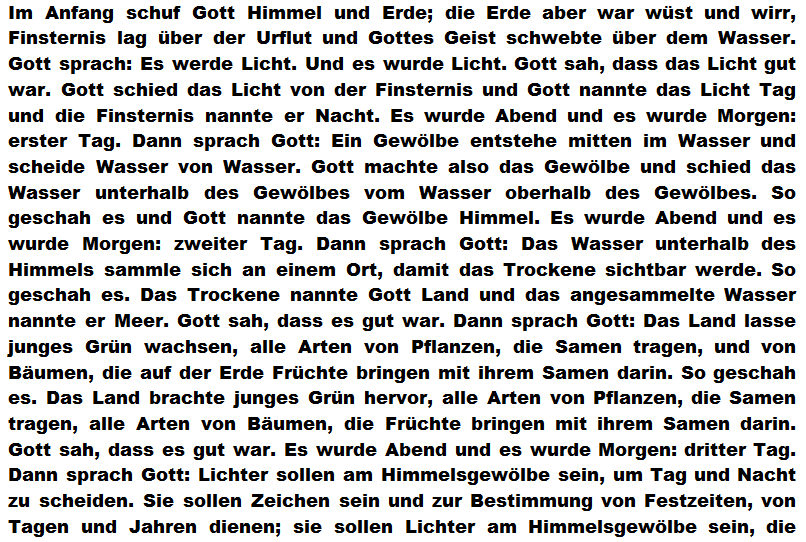
#> input picture Lesson05/altesTestament_ArialBlack.png, 806 x 542 px
$ python OCRanalysis.py
#> lines starting #> are read from the running program, lines starting #| are printed output that depends on the picture; after the words box and inside, x2 and y2 are one past the last pixel; in counts of white or black regions, pixels touching at a corner belong together
### Lesson05/SubImageRegion.py
import numpy as np
class SubImageRegion:
    def __init__(self, startX, startY, width, height, origImgArr):
        self.startX = startX
        self.startY = startY
        self.width = width
        self.height = height
        self.subImgArr = np.array([[0] * width for _ in range(height)])

        for x in range(width):
            for y in range(height):
                if 0 <= (y + startY) < len(origImgArr) and 0 <= (x + startX) < len(origImgArr[0]):
                    self.subImgArr[y][x] = origImgArr[y + startY][x + startX]
                else:
                    print(f"Warning: Coordinates ({x + startX}, {y + startY}) are out of bounds for the original image.")

### Lesson05/ImageFeatures.py
import cv2
import numpy as np

import ImageFeatureBase
import math

### Basic Features ###

class ImageFeatureF_FGcount(ImageFeatureBase.ImageFeatureBase):
    def __init__(self):
        super().__init__()
        self.description = "Pixelanzahl"

    def CalcFeatureVal(self, imgRegion, FG_val):
        count = 0
        for x in range(imgRegion.width):
            for y in range(imgRegion.height):
                if imgRegion.subImgArr[y][x] == FG_val:
                    count += 1
        return count


class ImageFeatureF_MaxDistX(ImageFeatureBase.ImageFeatureBase):
    def __init__(self):
        super().__init__()
        self.description = "maximale Ausdehnung in X-Richtung"

    def CalcFeatureVal(self, imgRegion, FG_val):
        return imgRegion.width


class ImageFeatureF_MaxDistY(ImageFeatureBase.ImageFeatureBase):
    def __init__(self):
        super().__init__()
        self.description = "maximale Ausdehnung in Y-Richtung"

    def CalcFeatureVal(self, imgRegion, FG_val):
        return imgRegion.height

def get_centroid(imgRegion, FG_val):
    """
    Helper function to calculate the centroid of a region in an image
    for the centroid based features.
    """
    totalX = 0
    totalY = 0
    count = 0

    # Calculate centroid
    for x in range(imgRegion.width):
        for y in range(imgRegion.height):
            if imgRegion.subImgArr[y][x] == FG_val:
                totalX += x
                totalY += y
                count += 1

    # No foreground pixels, return None for centroid
    if count == 0:
        return (None, None, None)

    centerX = totalX / count
    centerY = totalY / count

    return (centerX, centerY, count)

class ImageFeatureF_AvgDistanceCentroide(ImageFeatureBase.ImageFeatureBase):
    def __init__(self):
        super().__init__()
        self.description = "Durchschnittliche Distanz der Pixel zu den Centroiden"

    def CalcFeatureVal(self, imgRegion, FG_val):
        centroid_x, centroid_y, count = get_centroid(imgRegion, FG_val)
        if centroid_x is None:
            return 0

        total_distance = 0

        # calculate the distance of each pixel to the centroid
        for y in range(imgRegion.height):
            for x in range(imgRegion.width):
                if imgRegion.subImgArr[y][x] == FG_val:
                    # euclidean distance of pixel to the centroid
                    distance = ((x - centroid_x) ** 2 + (y - centroid_y) ** 2) ** 0.5
                    total_distance += distance

        return total_distance / count


class ImageFeatureF_MaxDistanceCentroide(ImageFeatureBase.ImageFeatureBase):
    def __init__(self):
        super().__init__()
        self.description = "Maximale Distanz der Pixel zu den Centroiden"

    def CalcFeatureVal(self, imgRegion, FG_val):
        centroid_x, centroid_y, _ = get_centroid(imgRegion, FG_val)
        if centroid_x is None:
            return 0

        max_distance = 0.0

        # find the maximum to centroid
        for y in range(imgRegion.height):
            for x in range(imgRegion.width):
                if imgRegion.subImgArr[y][x] == FG_val:
                    dx = x - centroid_x
                    dy = y - centroid_y

                    dist = math.sqrt(dx ** 2 + dy ** 2)
                    if dist > max_distance:
                        max_distance = dist

        return max_distance


class ImageFeatureF_MinDistanceCentroide(ImageFeatureBase.ImageFeatureBase):
    def __init__(self):
        super().__init__()
        self.description = "Maximale Distanz der Pixel zu den Centroiden"

    def CalcFeatureVal(self, imgRegion, FG_val):
        centroid_x, centroid_y, _ = get_centroid(imgRegion, FG_val)
        if centroid_x is None:
            return 0

        min_distance = float('inf')

        # find the maximum to centroid
        for y in range(imgRegion.height):
            for x in range(imgRegion.width):
                if imgRegion.subImgArr[y][x] == FG_val:
                    dx = x - centroid_x
                    dy = y - centroid_y

                    dist = math.sqrt(dx ** 2 + dy ** 2)
                    if dist < min_distance:
                        min_distance = dist

        return min_distance


class ImageFeatureF_Circularity(ImageFeatureBase.ImageFeatureBase):
    def __init__(self):
        super().__init__()
        self.description = "Rundheit"

    def CalcFeatureVal(self, imgRegion, FG_val):
        area = 0
        for y in range(imgRegion.height):
            for x in range(imgRegion.width):
                if imgRegion.subImgArr[y][x] == FG_val:
                    area += 1

        # 0 roundness if no foreground pixels
        if area == 0:
            return 0

        # calculate the perimeter
        perimeter = 0
        for y in range(imgRegion.height):
            for x in range(imgRegion.width):
                if imgRegion.subImgArr[y][x] == FG_val:

                    # check the 8 neighbors if pixel is on the border
                    is_boundary = False
                    for dy in [-1, 0, 1]:
                        for dx in [-1, 0, 1]:
                            nx, ny = x + dx, y + dy

                            # pixel out of the region bounds are considered background
                            if nx < 0 or nx >= imgRegion.width or ny < 0 or ny >= imgRegion.height:
                                is_boundary = True
                                break

                            # if neighbor is background, pixel is on the border
                            if imgRegion.subImgArr[ny][nx] != FG_val:
                                is_boundary = True
                                break

                        if is_boundary:
                            break

                    if is_boundary:
                        perimeter += 1

        if perimeter == 0:
            return 0

        # calculate the circularity
        # is defined as 4π × Area / Perimeter² => should be 1 for a perfect circle
        circularity = (4 * math.pi * area) / (perimeter ** 2)
        return circularity


class ImageFeatureF_CentroideRelPosX(ImageFeatureBase.ImageFeatureBase):
    def __init__(self):
        super().__init__()
        self.description = "Relative X-Position des Zentroids"

    def CalcFeatureVal(self, imgRegion, FG_val):
        centroid_x, _, _ = get_centroid(imgRegion, FG_val)
        if (centroid_x is None) or (imgRegion.width == 0):
            return 0

        return centroid_x / imgRegion.width

class ImageFeatureF_CentroideRelPosY(ImageFeatureBase.ImageFeatureBase):
    def __init__(self):
        super().__init__()
        self.description = "Relative Y-Position des Zentroids"

    def CalcFeatureVal(self, imgRegion, FG_val):
        _, centroid_y, _ = get_centroid(imgRegion, FG_val)
        if (centroid_y is None) or (imgRegion.height == 0):
            return 0

        return centroid_y / imgRegion.height

### Advanced Features ###

class ImageFeatureF_HoleCount(ImageFeatureBase.ImageFeatureBase):
    def __init__(self):
        super().__init__()
        self.description = "Anzahl der Löcher"

    def CalcFeatureVal(self, imgRegion, FG_val):
        img = np.zeros((imgRegion.height, imgRegion.width), dtype=np.uint8)
        # invert image
        for y in range(imgRegion.height):
            for x in range(imgRegion.width):
                if imgRegion.subImgArr[y][x] == FG_val:
                    img[y, x] = 0
                else:
                    img[y, x] = 255

        # find contours and hierarchy
        contours, hierarchy = cv2.findContours(
            img,
            cv2.RETR_CCOMP,  # Hierarchische Konturen: äußere und direkt innere
            cv2.CHAIN_APPROX_SIMPLE
        )

        if len(contours) == 0:
            return 0

        # # count the number of holes (based on the hierarchy)
        hole_count = 0
        if hierarchy is not None:
            for i in range(len(hierarchy[0])):
                if hierarchy[0][i][3] >= 0: # it is a hole
                    hole_count += 1

        return hole_count

# @Lucas be aware, does Symmetry Features are a fuck up, they do more harm then benefit, we should get rid
# of them

class ImageFeatureF_VerticalSymmetry(ImageFeatureBase.ImageFeatureBase):
    def __init__(self):
        super().__init__()
        self.description = "Vertikale Symmetrie"

    def CalcFeatureVal(self, imgRegion, FG_val):
        # If the region is empty or has only one column, return 1.0 (perfect symmetry)
        if imgRegion.width <= 1:
            return 1.0

        total_pixels = 0
        matching_pixels = 0

        # Compare left half with right half (mirrored)
        for y in range(imgRegion.height):
            for x in range(imgRegion.width // 2):
                # Calculate the corresponding mirrored x position
                mirror_x = imgRegion.width - 1 - x

                # Count pixels that have the same value (both FG or both BG)
                left_pixel = imgRegion.subImgArr[y][x]
                right_pixel = imgRegion.subImgArr[y][mirror_x]

                total_pixels += 1
                if left_pixel == right_pixel:
                    matching_pixels += 1

        # If no pixels were compared, return 0
        if total_pixels == 0:
            return 0.0

        # Return the ratio of matching pixels to total pixels
        return matching_pixels / total_pixels


class ImageFeatureF_HorizontalSymmetry(ImageFeatureBase.ImageFeatureBase):
    def __init__(self):
        super().__init__()
        self.description = "Horizontale Symmetrie"

    def CalcFeatureVal(self, imgRegion, FG_val):
        # If the region is empty or has only one row, return 1.0 (perfect symmetry)
        if imgRegion.height <= 1:
            return 1.0

        total_pixels = 0
        matching_pixels = 0

        # Compare top half with bottom half (mirrored)
        for x in range(imgRegion.width):
            for y in range(imgRegion.height // 2):
                # Calculate the corresponding mirrored y position
                mirror_y = imgRegion.height - 1 - y

                # Count pixels that have the same value (both FG or both BG)
                top_pixel = imgRegion.subImgArr[y][x]
                bottom_pixel = imgRegion.subImgArr[mirror_y][x]

                total_pixels += 1
                if top_pixel == bottom_pixel:
                    matching_pixels += 1

        if total_pixels == 0:
            return 0.0

        # Return the ratio of matching pixels to total pixels
        return matching_pixels / total_pixels

class ImageFeatureF_AspectRatio(ImageFeatureBase.ImageFeatureBase):
    def __init__(self):
        super().__init__()
        self.description = "Seitenverhältnis ( Breite / Höhe)"

    def CalcFeatureVal(self, imgRegion, FG_val):
        if imgRegion.height == 0:
            return 0.0

        return imgRegion.width / imgRegion.height

class ImageFeatureF_PixelDensity(ImageFeatureBase.ImageFeatureBase):
    def __init__(self):
        super().__init__()
        self.description = "Pixeldichte"

    def CalcFeatureVal(self, imgRegion, FG_val):
        all_pixels = imgRegion.width * imgRegion.height
        if all_pixels == 0:
            return 0.0

        # add 1 for every pixel that accepts the condition
        fg_pixels = sum(1 for y in range(imgRegion.height)
                            for x in range(imgRegion.width)
                                if imgRegion.subImgArr[y][x] == FG_val)

        return fg_pixels / all_pixels

### Lesson05/ImageFeatureBase.py
from abc import ABC, abstractmethod

class ImageFeatureBase(ABC):

    def __init__(self):
        self.description = ""

    @abstractmethod
    def CalcFeatureVal(self, imgRegion, FG_val):
        pass

### Lesson05/OCRanalysis.py
import cv2
import numpy as np
import argparse

import ImageFeatures
from SubImageRegion import SubImageRegion

logging_enabled = False


def log(*string: str):
    if logging_enabled:
        print(string)


class OCRanalysis:
    def __init__(self):
        self.F_FGcount = 0
        self.F_MaxDistX = 1
        self.F_MaxDistY = 2
        self.F_AvgDistanceCentroide = 3
        self.F_MaxDistanceCentroide = 4
        self.F_MinDistanceCentroide = 5
        self.F_Circularity = 6
        self.F_CentroideRelPosX = 7
        self.F_CentroideRelPosY = 8
        self.F_HoleCount = 9
        self.F_VerticalSymmetry = 10
        self.F_HorizontalSymmetry = 11
        self.F_AspectRatio = 12
        self.F_PixelDensity = 13

    def run(self, img_in_path: str, img_out_path: str, tgtCharRow: int, tgtCharCol: int, threshold: float,
            shrink_chars: bool, only_use_simple_features: bool):
#> called with img_in_path = 'altesTestament_ArialBlack.png', img_out_path = 'markedChars.png', tgtCharRow = 1, tgtCharCol = 3, threshold = 0.999, shrink_chars = False, only_use_simple_features = False
        img = cv2.imread(img_in_path, cv2.IMREAD_GRAYSCALE)
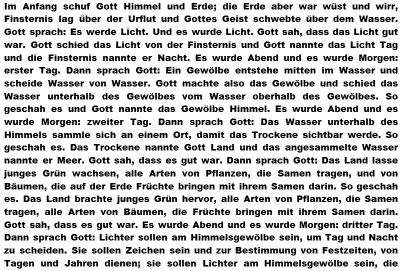
#> img: shape (542, 806) (shown at 1/2 size); min 0, max 255, mean 203.1
        if img is None:
            print(f"Fehler: Konnte Bild '{img_in_path}' nicht laden.")
            return

        height, width = img.shape
        FG_VAL = 0
        BG_VAL = 255
        MARKER_VAL = 127
        thresholdVal = 127

        _, binaryImgArr = cv2.threshold(img, thresholdVal, BG_VAL, cv2.THRESH_BINARY)
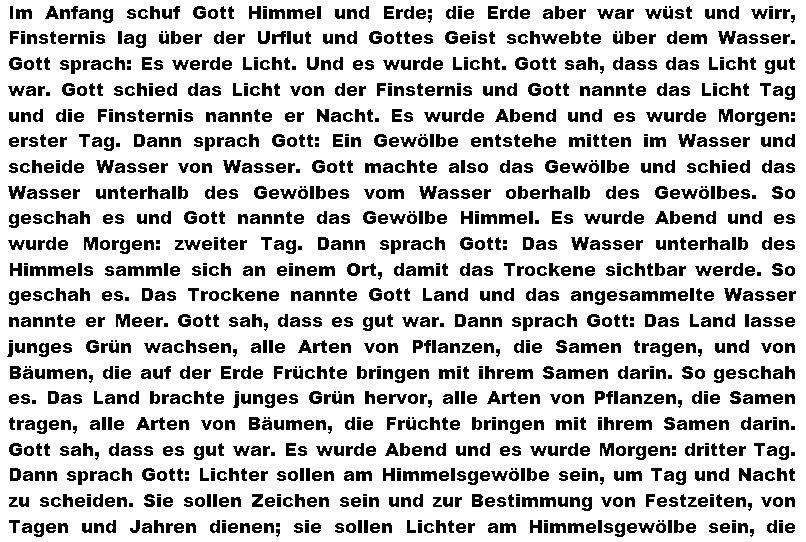
#> binaryImgArr: shape (542, 806); 79.7% white; 1364 black regions (129 under 20 px), largest, box (x1, y1, x2, y2) and area: (718, 31, 736, 44) 143, (678, 134, 696, 147) 143, (96, 160, 114, 173) 143
        cv2.imwrite("binaryOut.png", binaryImgArr)

        # define the features to evaluate
        features_to_use = []
        features_to_use.append(ImageFeatures.ImageFeatureF_FGcount())
        features_to_use.append(ImageFeatures.ImageFeatureF_MaxDistX())
        features_to_use.append(ImageFeatures.ImageFeatureF_MaxDistY())
        features_to_use.append(ImageFeatures.ImageFeatureF_AvgDistanceCentroide())
        features_to_use.append(ImageFeatures.ImageFeatureF_MaxDistanceCentroide())
        features_to_use.append(ImageFeatures.ImageFeatureF_MinDistanceCentroide())
        features_to_use.append(ImageFeatures.ImageFeatureF_Circularity())
        features_to_use.append(ImageFeatures.ImageFeatureF_CentroideRelPosX())
        features_to_use.append(ImageFeatures.ImageFeatureF_CentroideRelPosY())

        if not only_use_simple_features:
            features_to_use.append(ImageFeatures.ImageFeatureF_HoleCount())
            features_to_use.append(ImageFeatures.ImageFeatureF_VerticalSymmetry())
            features_to_use.append(ImageFeatures.ImageFeatureF_HorizontalSymmetry())
            features_to_use.append(ImageFeatures.ImageFeatureF_AspectRatio())
            features_to_use.append(ImageFeatures.ImageFeatureF_PixelDensity())

        log("Starte Zeichenerkennung...")
        linked_regions, lines = split_characters(binaryImgArr, width, height, BG_VAL, FG_VAL, shrink_chars)
        log(f"Gefundene Zeilen: {lines}")
        if lines > 0:
            log(f"Zeichen in 7. Zeile: {len(linked_regions[6]) if linked_regions else 0}")

        # define the reference character
        try:
            charROI = linked_regions[tgtCharRow][tgtCharCol]
        except Exception as e:
            print(f"Character at position [{tgtCharRow}, {tgtCharCol}] is not recognized or out of bounds: {str(e)}")
            return -1

        # test calculate features
        log('features of reference character is: ')
        feature_res_arr = calc_feature_arr(charROI, BG_VAL, features_to_use)
        self.printout_feature_res(feature_res_arr, features_to_use)

        # then normalize
        feature_norm_arr = calculate_norm_arr(linked_regions, BG_VAL, features_to_use)
        log('NORMALIZED features: ')
        self.printout_feature_res(feature_norm_arr, features_to_use)

        # now check all characters and test, if similarity with reference letter is given:
        # assuming that hitCount, binaryImgArr, FG_VAL, MARKER_VAL are defined elsewhere globally
        # as they're not defined in the current code provided

        hitCount = 0  # make sure to initialize hitCount

        binary_img_arr = binaryImgArr.copy()
        for i in range(len(linked_regions)):
            for j in range(len(linked_regions[i])):
                img_reg = linked_regions[i][j]
                curr_feature_arr = calc_feature_arr(img_reg, BG_VAL, features_to_use)
                is_target_char = is_matching_char(curr_feature_arr, feature_res_arr, feature_norm_arr, threshold)
                if is_target_char:
                    hitCount += 1
                    binary_img_arr = self.mark_region_in_image(binary_img_arr, img_reg, BG_VAL, MARKER_VAL)

        cv2.imwrite(img_out_path, binary_img_arr)
        log('num of found characters is = ' + str(hitCount))

        return hitCount

    # [4 lines left out: function printout_feature_res, not called in this run]

    def mark_region_in_image(self, in_img_arr, img_region, color_to_replace, tgt_color):
        for x in range(img_region.width):
            for y in range(img_region.height):
                if img_region.subImgArr[y][x] == color_to_replace:
                    in_img_arr[y + img_region.startY][x + img_region.startX] = tgt_color
        return in_img_arr

    def printout_feature_res(self, feature_res_arr, features_to_use):
        log("========== features =========")
        for i in range(len(features_to_use)):
            log("res of F", i, ",", features_to_use[i].description, "is", feature_res_arr[i])


def is_empty_column(in_img, height, col_idx, BG_val):
    for row_idx in range(height):
        if in_img[row_idx][col_idx] != BG_val:
            return False
    return True


def is_empty_row(in_img, width, row_idx, BG_val):
    for col_idx in range(width):
        if in_img[row_idx][col_idx] != BG_val:
            return False
    return True


def split_characters_vertically(row_image, BG_val, FG_val, orig_img, shrink_chars):
    return_char_arr = []
    height = row_image.height
    width = row_image.width
    start_col = 0

    col_idx = 0
    while col_idx < width:
        while col_idx < width and is_empty_column(row_image.subImgArr, height, col_idx, BG_val):
            col_idx += 1

        if col_idx >= width:
            break

        start_col = col_idx  # start of the character found

        # find the end of the character (next empty column)
        while col_idx < width and not is_empty_column(row_image.subImgArr, height, col_idx, BG_val):
            col_idx += 1

        end_col = col_idx  # end of the character found
        char_width = end_col - start_col

        # Skip too narrow characters (probably noise)
        min_char_width = 2
        if char_width >= min_char_width:
            # Create a temporary subimage with just the character width
            width_limited_char_region = SubImageRegion(
                row_image.startX + start_col,
                row_image.startY,
                char_width,
                height,
                orig_img
            )

            if shrink_chars:
                # Now limit the character vertically
                char_start_y, char_height = limit_character_vertically(width_limited_char_region, BG_val)

                # Create the final character region with proper horizontal bounds
                limited_char_region = SubImageRegion(
                    row_image.startX + start_col,
                    row_image.startY + char_start_y,
                    char_width,
                    char_height,
                    orig_img
                )

                return_char_arr.append(limited_char_region)
            else:
                return_char_arr.append(width_limited_char_region)

    return return_char_arr


# [42 lines left out: function limit_character_vertically, not called in this run]


def split_characters(in_img, width, height, BG_val, FG_val, shrink_chars):
#> called with width = 806, height = 542, BG_val = 255, FG_val = 0, shrink_chars = False
    return_char_matrix = []
    row_idx = 0
    while row_idx < height:
        # skip empty rows (background)
        while row_idx < height and is_empty_row(in_img, width, row_idx, BG_val):
            row_idx += 1

        # end of image reached
        if row_idx >= height:
            break

        start_row = row_idx  # start of the text line found

        #
        while row_idx < height and not is_empty_row(in_img, width, row_idx, BG_val):
            row_idx += 1

        end_row = row_idx  # End of the text line found
        line_height = end_row - start_row

        min_line_height = 2
        # Skip too narrow lines (probably noise)
        if line_height >= min_line_height:

            # Create a sub-image region for the line
            line_region = SubImageRegion(0, start_row, width, line_height, in_img)

            # Split the line into characters
            chars_in_line = split_characters_vertically(line_region, BG_val, FG_val, in_img, shrink_chars)

            # Add the characters to the return matrix
            if chars_in_line:
                return_char_matrix.append(chars_in_line)
#> (the rest of the program and of its run is left out)
